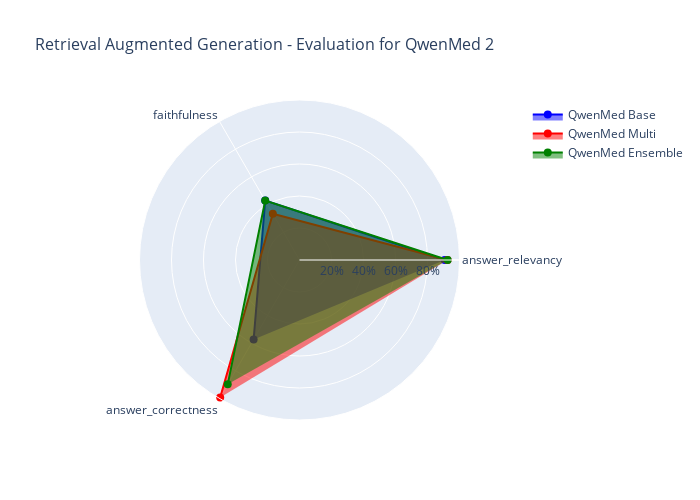

Notebook code cell kept with this figure:
### Code cell
import plotly.graph_objects as go

metrics = ['answer_relevancy', 'faithfulness', 'answer_correctness']

fig = go.Figure()

for data, name, color in zip([QwenMedBase, QwenMedMulti, QwenMedEnsemble],
                             ['QwenMed Base', 'QwenMed Multi', 'QwenMed Ensemble'],
                             ['blue', 'red', 'green']):
    fig.add_trace(go.Scatterpolar(
        r=data[metrics].values.flatten(),
        theta=metrics,
        fill='toself',
        name=name,
        line=dict(color=color, width=2),
        marker=dict(size=8, symbol='circle')
    ))

fig.update_layout(
    polar=dict(
        radialaxis=dict(
            visible=True,
            range=[0, 1],
            tickvals=[0.2, 0.4, 0.6, 0.8],
            ticktext=['20%', '40%', '60%', '80%']
        ),
        angularaxis=dict(
            tickfont=dict(size=12)
        )
    ),
    showlegend=True,
    legend=dict(font=dict(size=12)),
    title=dict(
        text="Retrieval Augmented Generation - Evaluation for QwenMed 2",
        font=dict(size=16)
    ),
    width=700,
    height=500
)

fig.show()

### Figure 1 — Plotly figure (JSON) as saved in the notebook; plotly's stock layout.template omitted (floating-point values rounded to 4 significant figures)
{"data": [{"fill": "toself", "line": {"color": "blue", "width": 2}, "marker": {"size": 8, "symbol": "circle"}, "name": "QwenMed Base", "r": [0.9073, 0.4286, 0.5734, 0.9676, 1, 0.4807, 0.8969, 0.2941, 0.6031, 0.8993, 0.3077, 0.3806, 0.9439, 1, 0.5949, 0.9051, 0.5, 0.5245, 0.9694, 1, 0.7248, 0.8983, 1, 0.5077, 0.9315, 0.5, 0.5283, 0.9367, 0.1111, 0.828, 0.865, 0.913, 0.3379, 0.8693, 1, 0.7336, 0.935, 1, 0.4524, 0, 0.25, 0.3687, 0.9768, 0, 0.5811, 0.8924, 0.375, 0.5214, 0.9514, 0.5714, 0.7361, 0.9377, 0.1538, 0.3113], "theta": ["answer_relevancy", "faithfulness", "answer_correctness"], "type": "scatterpolar", "visible": true}, {"fill": "toself", "line": {"color": "red", "width": 2}, "marker": {"size": 8, "symbol": "circle"}, "name": "QwenMed Multi", "r": [0.9253, 0.3333, 0.9917, 0, 0.7143, 0.4202, 0.8229, 0.125, 0.7007, 0.945, 0.1579, 0.4776, 0, 0.2727, 0.4295, 0, 0.5, 0.4266, 0.8332, 0, 0.5457, 0.9085, 0.6111, 0.3557, 0.9316, 0.4, 0.7247, 0.849, 0.8, 0.9763, 0.8754, 0, 0.4243, 0, 0, 0.1955, 0.935, 0.7143, 0.4875, 0.8623, 0.3333, 0.2027, 0.9455, 0.1333, 0.3924, 0.8657, 0.7, 0.3197, 0.9442, 0.6667, 0.6219, 0.9377, 0.2222, 0.3234], "theta": ["answer_relevancy", "faithfulness", "answer_correctness"], "type": "scatterpolar", "visible": true}, {"fill": "toself", "line": {"color": "green", "width": 2}, "marker": {"size": 8, "symbol": "circle"}, "name": "QwenMed Ensemble", "r": [0.9259, 0.4286, 0.8973, 0, 0.6364, 0.3807, 0.902, 0.4167, 0.5934, 0.8416, 0.05556, 0.3462, 0, 1, 0.3626, 0, 0.5, 0.2039, 0, 0.6522, 0.3435, 0.7965, 0.7273, 0.4726, 0.8553, 0.625, 0.518, 0.9153, 0.25, 0.9879, 0.9065, 0.3333, 0.443, 0.8693, 0.375, 0.5154, 0, 0.2857, 0.4692, 0.9013, 0.5833, 0.5456, 0.917, 0.1667, 0.7374, 0.8773, 0.3, 0.4396, 0.9, 0.3333, 0.7501, 0.9061, 0.8333, 0.6984], "theta": ["answer_relevancy", "faithfulness", "answer_correctness"], "type": "scatterpolar", "visible": true}], "layout": {"height": 500, "legend": {"font": {"size": 12}}, "polar": {"angularaxis": {"tickfont": {"size": 12}, "type": "category"}, "radialaxis": {"autorange": false, "range": [0, 1], "ticktext": ["20%", "40%", "60%", "80%"], "tickvals": [0.2, 0.4, 0.6, 0.8], "type": "linear", "visible": true}}, "showlegend": true, "title": {"font": {"size": 16}, "text": "Retrieval Augmented Generation - Evaluation for QwenMed 2"}, "width": 700}}
